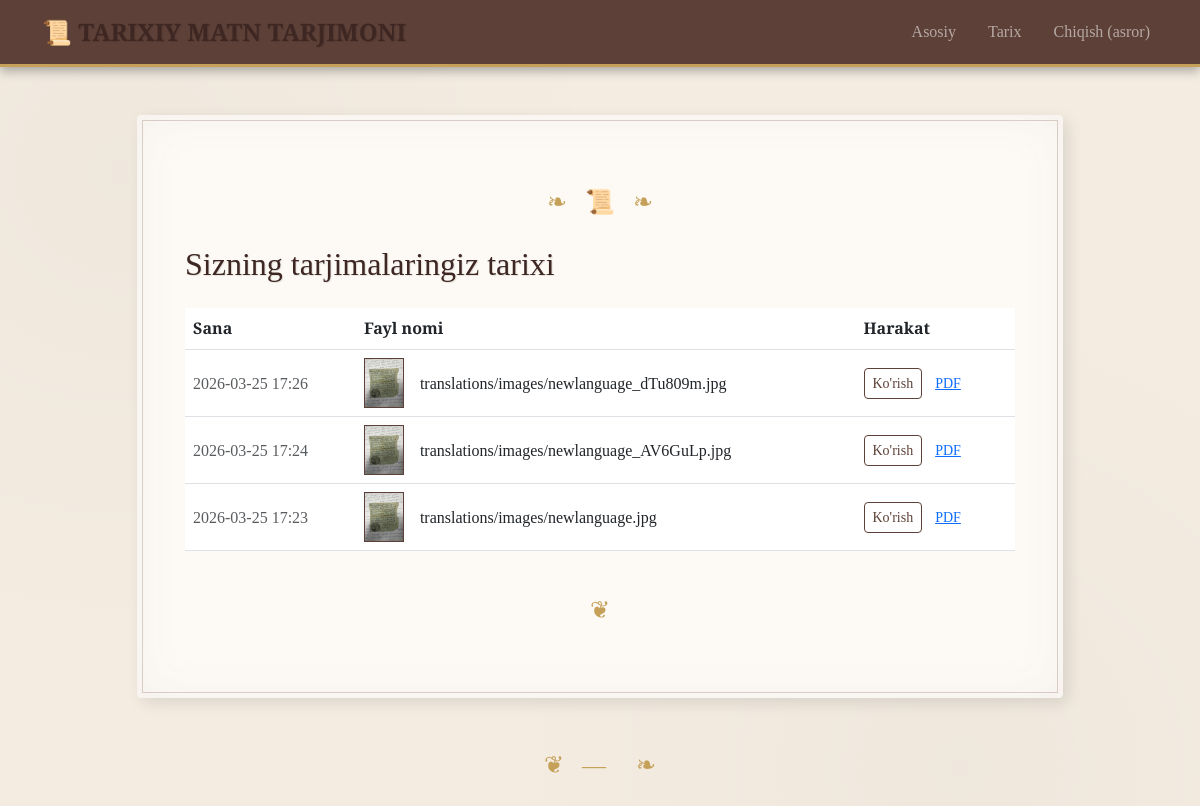
The page /history/ (signed in) on the database as committed earlier.
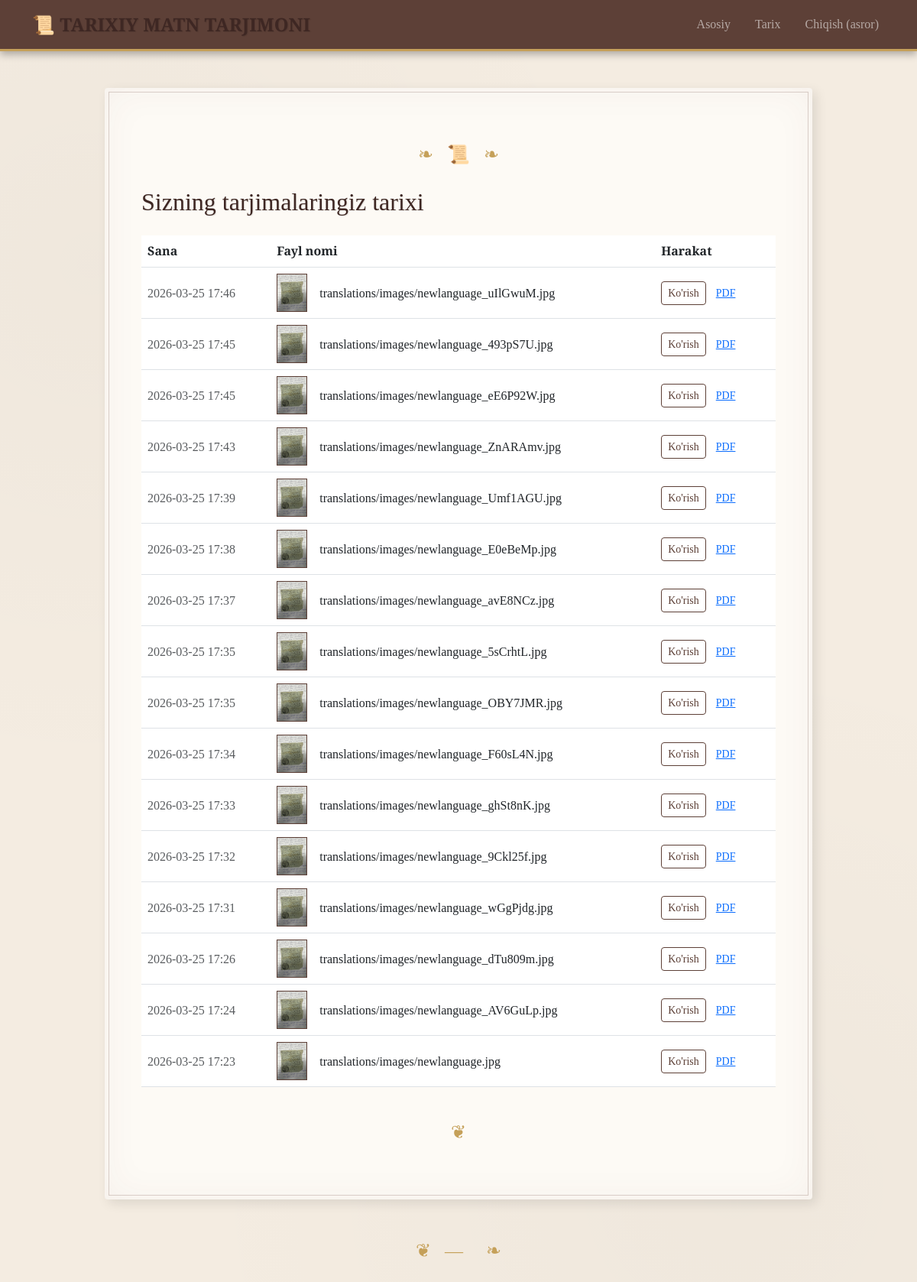
The same page on the database as committed later.
### translator/models.py (models this page shows, shortened)
class TranslationResult(models.Model):
    original_image = models.ImageField(upload_to='translations/images/')
    result_markdown = models.TextField()
    created_at = models.DateTimeField(auto_now_add=True)
    class Meta:
        ordering = ['-created_at']

### translator/views.py (the view)
# urls.py: path('history/', views.history, name='history'),
@login_required
def history(request):
    results = TranslationResult.objects.all()
    return render(request, 'history.html', {'results': results})

### templates/history.html
{% extends 'base.html' %}
{% block content %}
<div class="row justify-content-center animate-ink">
    <div class="col-md-10">
        <div class="card border-0">
            <div class="card-body p-5">
                <div class="ornament mb-4">❧ &nbsp; 📜 &nbsp; ❧</div>
                <h2 class="mb-4">Sizning tarjimalaringiz tarixi</h2>
                {% if results %}
                    <div class="table-responsive">
                        <table class="table table-hover align-middle">
                            <thead class="text-sepia">
                                <tr>
                                    <th>Sana</th>
                                    <th>Fayl nomi</th>
                                    <th>Harakat</th>
                                </tr>
                            </thead>
                            <tbody>
                                {% for res in results %}
                                    <tr>
                                        <td class="text-muted">{{ res.created_at|date:"Y-m-d H:i" }}</td>
                                        <td>
                                            <div class="d-flex align-items-center">
                                                <div class="me-3" style="width: 40px; height: 50px; overflow: hidden; border: 1px solid var(--leather);">
                                                    {% if res.original_image.name|lower|slice:"-4:" == ".pdf" %}
                                                        <div class="w-100 h-100 bg-light d-flex align-items-center justify-content-center">
                                                            📄
                                                        </div>
                                                    {% else %}
                                                        <img src="{{ res.original_image.url }}" class="w-100 h-100" style="object-fit: cover;">
                                                    {% endif %}
                                                </div>
                                                {{ res.original_image.name }}
                                            </div>
                                        </td>
                                        <td>
                                            <a href="{% url 'result_detail' res.pk %}" class="btn btn-sm btn-outline-primary">Ko'rish</a>
                                            <a href="{% url 'download_pdf' res.pk %}" class="btn btn-sm btn-link text-leather">PDF</a>
                                        </td>
                                    </tr>
                                {% endfor %}
                            </tbody>
                        </table>
                    </div>
                {% else %}
                    <div class="text-center py-5">
                        <p class="text-muted fs-5">Sizda hali tarjimalar yo'q.</p>
                        <a href="{% url 'index' %}" class="btn btn-primary">Yangi tarjima boshlash</a>
                    </div>
                {% endif %}
                <div class="ornament mt-4">❦</div>
            </div>
        </div>
    </div>
</div>
{% endblock %}

### templates/base.html (shortened to what this page needs)
{% load static %}
<!DOCTYPE html>
<html lang="uz">
<head>
    <link href="https://cdn.jsdelivr.net/npm/bootstrap@5.3.0/dist/css/bootstrap.min.css" rel="stylesheet">
    <link rel="stylesheet" href="{% static 'style.css' %}">
</head>
<body>
    <nav class="navbar navbar-expand-lg navbar-dark mb-5">
        <div class="container">
            <a class="navbar-brand text-uppercase" href="{% url 'index' %}">📜 Tarixiy Matn Tarjimoni</a>
            <div class="ms-auto">
                <ul class="navbar-nav flex-row gap-3">
                    <li class="nav-item"><a class="nav-link" href="{% url 'index' %}">Asosiy</a></li>
                    <li class="nav-item"><a class="nav-link" href="{% url 'history' %}">Tarix</a></li>
                    {% if user.is_authenticated %}
                        <li class="nav-item">
                            <form action="{% url 'logout' %}" method="post" style="display:inline;">
                                <button type="submit" class="nav-link border-0 bg-transparent">Chiqish ({{ user.username }})</button>
                            </form>
                        </li>
                    {% else %}
                        <li class="nav-item"><a class="nav-link" href="{% url 'login' %}">Kirish</a></li>
                    {% endif %}
                </ul>
            </div>
        </div>
    </nav>
    <div class="container pb-5">
        {% block content %}{% endblock %}
        <div class="ornament mt-5">
            ❦ &nbsp; — &nbsp; &nbsp; ❧
        </div>
    </div>
</body>
</html>

### static/style.css (style rules this page uses)
:root { --parchment: #f4ece1; --ink: #3e2723; --leather: #5d4037; --gold: #c5a059; --light-parchment: #fdfaf5; --border-color: #8d6e63; }
body { background-color: var(--parchment); background-image: radial-gradient(circle at 10% 20%, rgba(0,0,0,0.02) 0%, transparent 40%), radial-gradient(circle at 80% 90%, rgba(0,0,0,0.02) 0%, transparent 40%); font-family: 'EB Garamond', serif; color: var(--ink); line-height: 1.6; min-height: 100vh; }
h1, h2, h3, h4, h5, .navbar-brand { font-family: 'Cinzel Decorative', cursive; color: var(--ink); text-shadow: 1px 1px 1px rgba(0,0,0,0.1); }
.navbar { background-color: var(--leather) !important; border-bottom: 3px solid var(--gold); box-shadow: 0 4px 10px rgba(0,0,0,0.3); }
.navbar-brand { font-size: 1.5rem; font-weight: 700; }
.card { background-color: var(--light-parchment); border: 1px solid var(--border-color); border-radius: 4px; box-shadow: 5px 5px 15px rgba(0,0,0,0.1), inset 0 0 50px rgba(93, 64, 55, 0.05); position: relative; overflow: hidden; }
.card::before { content: ''; position: absolute; top: 5px; left: 5px; right: 5px; bottom: 5px; border: 1px solid rgba(141, 110, 99, 0.3); pointer-events: none; z-index: 1; }
.card-body { position: relative; z-index: 2; }
.btn-outline-primary { color: var(--leather); border-color: var(--leather); font-family: 'Cinzel Decorative', cursive; }
.ornament { text-align: center; margin: 20px 0; color: var(--gold); font-size: 1.5rem; }
.animate-ink { animation: inkBleed 1.5s ease-out forwards; }
.card, .btn, .upload-area { transition: all 0.4s cubic-bezier(0.175, 0.885, 0.32, 1.275); }

Rows that differ between the two databases and show on the page:
added TranslationResult: created_at "2026-03-25 17:46", original_image (picture), original_image.name "translations/images/newlanguage_uIlGwuM.jpg"
added TranslationResult: created_at "2026-03-25 17:45", original_image (picture), original_image.name "translations/images/newlanguage_493pS7U.jpg"
added TranslationResult: created_at "2026-03-25 17:45", original_image (picture), original_image.name "translations/images/newlanguage_eE6P92W.jpg"
added TranslationResult: created_at "2026-03-25 17:43", original_image (picture), original_image.name "translations/images/newlanguage_ZnARAmv.jpg"
added TranslationResult: created_at "2026-03-25 17:39", original_image (picture), original_image.name "translations/images/newlanguage_Umf1AGU.jpg"
added TranslationResult: created_at "2026-03-25 17:38", original_image (picture), original_image.name "translations/images/newlanguage_E0eBeMp.jpg"
added TranslationResult: created_at "2026-03-25 17:37", original_image (picture), original_image.name "translations/images/newlanguage_avE8NCz.jpg"
added TranslationResult: created_at "2026-03-25 17:35", original_image (picture), original_image.name "translations/images/newlanguage_5sCrhtL.jpg"
added TranslationResult: created_at "2026-03-25 17:35", original_image (picture), original_image.name "translations/images/newlanguage_OBY7JMR.jpg"
added TranslationResult: created_at "2026-03-25 17:34", original_image (picture), original_image.name "translations/images/newlanguage_F60sL4N.jpg"
added TranslationResult: created_at "2026-03-25 17:33", original_image (picture), original_image.name "translations/images/newlanguage_ghSt8nK.jpg"
added TranslationResult: created_at "2026-03-25 17:32", original_image (picture), original_image.name "translations/images/newlanguage_9Ckl25f.jpg"
added TranslationResult: created_at "2026-03-25 17:31", original_image (picture), original_image.name "translations/images/newlanguage_wGgPjdg.jpg"
